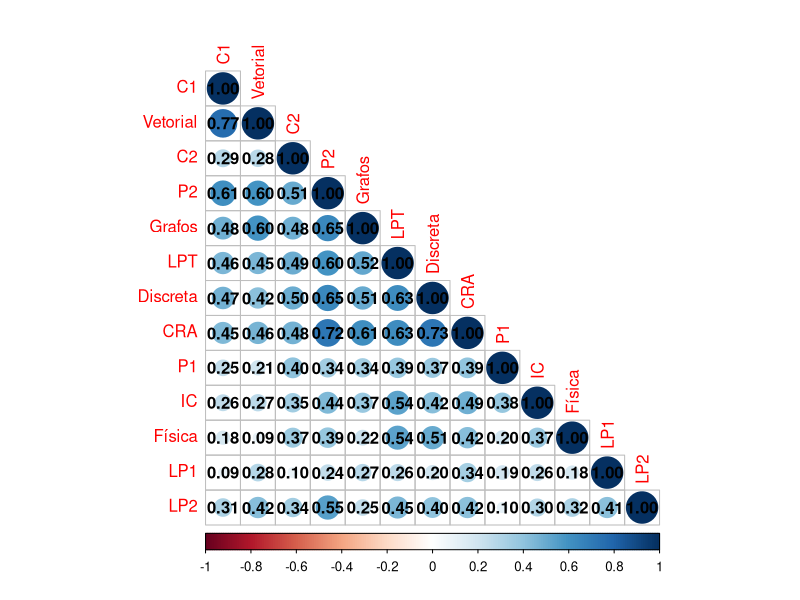
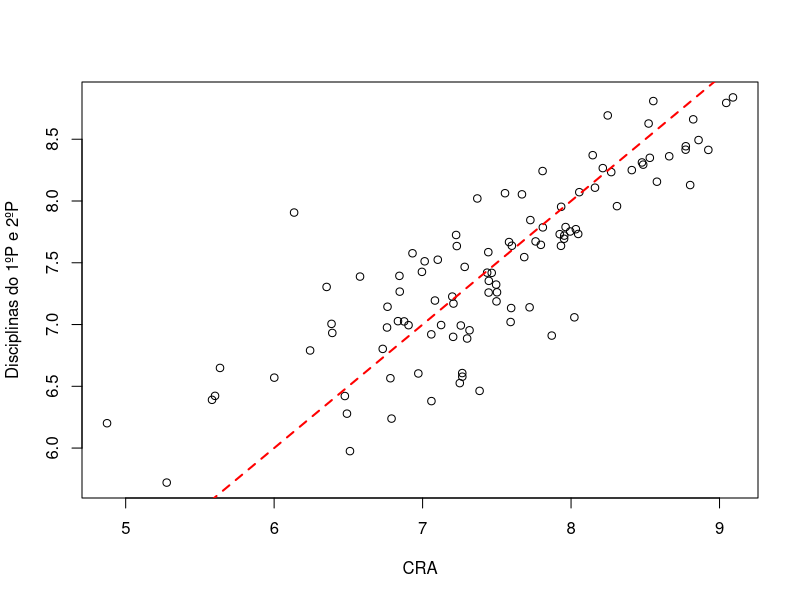
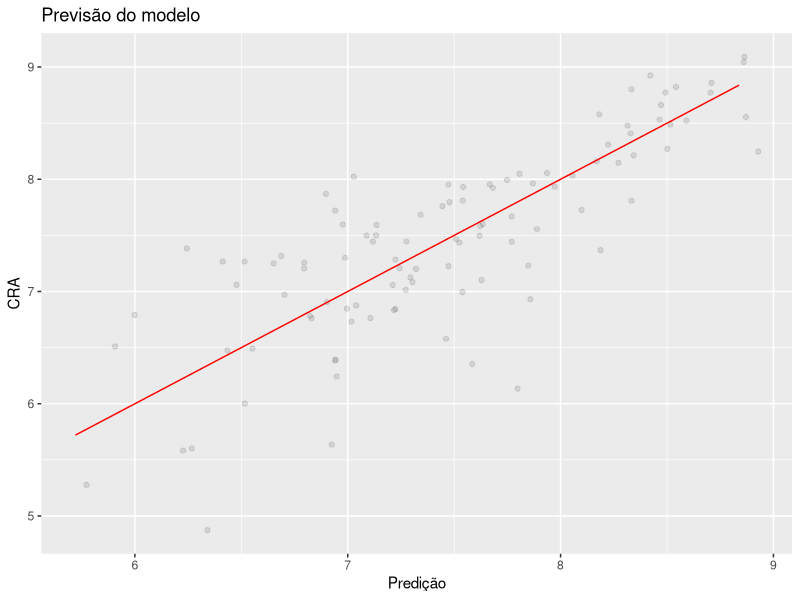
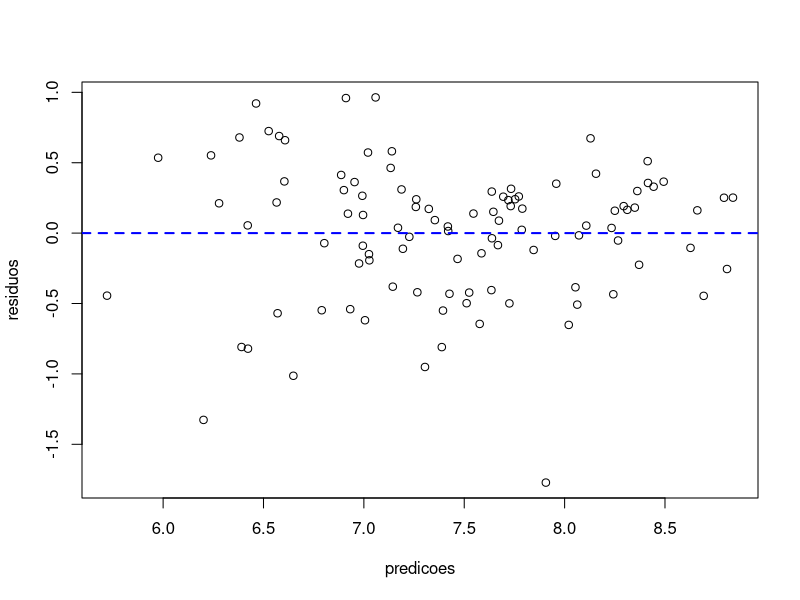
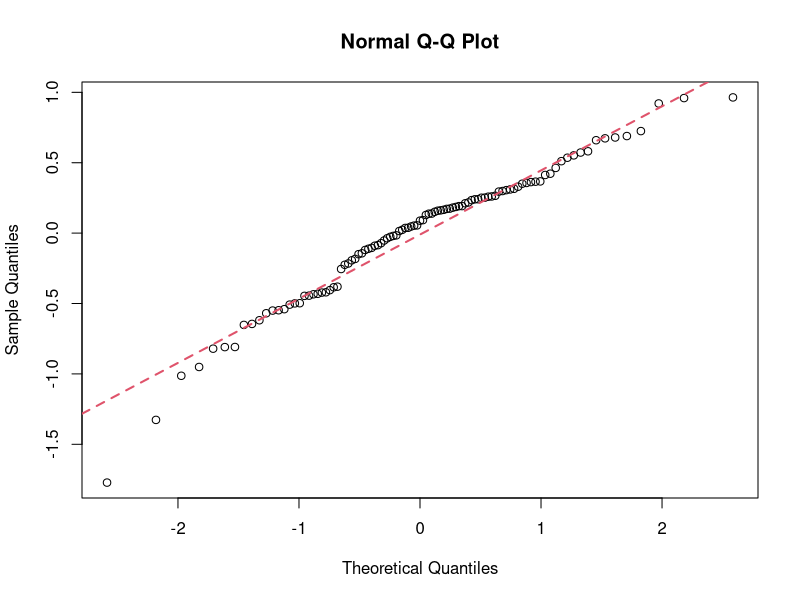
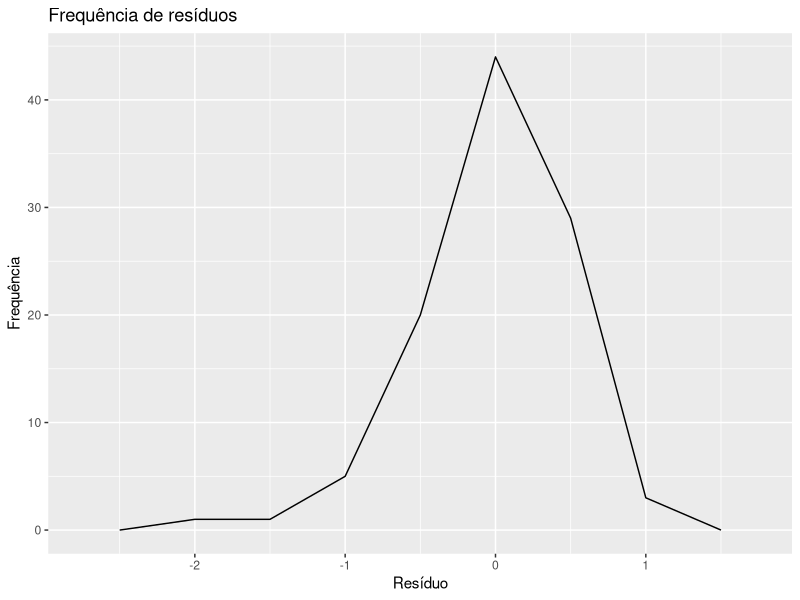
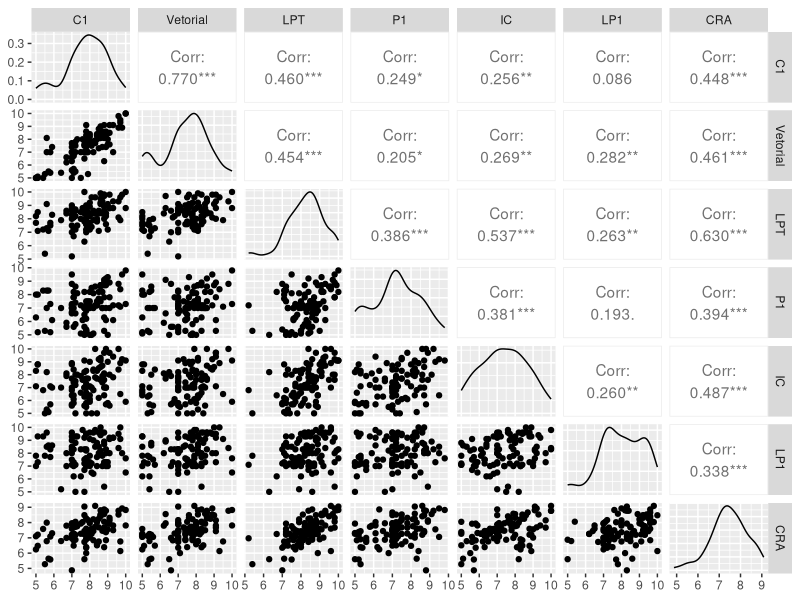
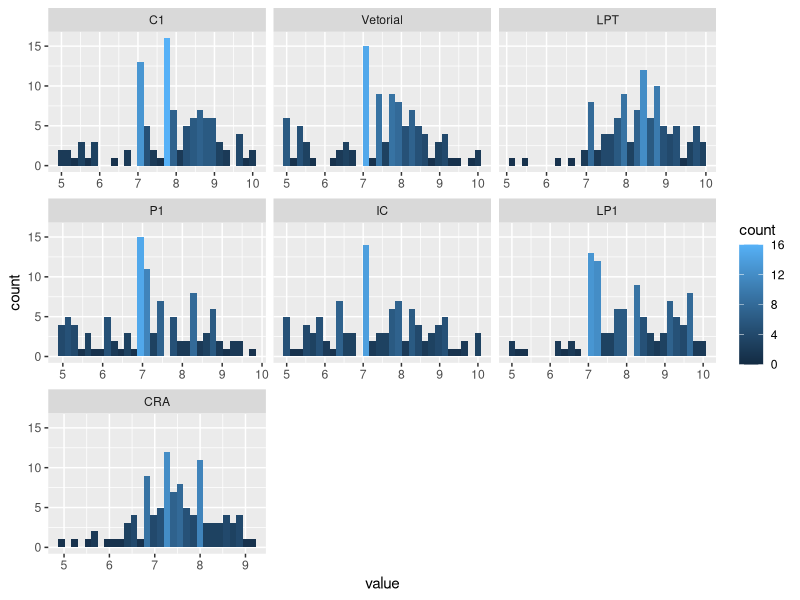

Here is the R script that generated these plots, in order:
## ---- chunk 1
library(dplyr)
library(reshape2)
library(GGally)
library(ggplot2)
library(corrplot)
## ---- chunk 2
dados <- read.csv("dados/graduados.csv")
## ---- chunk 3
#ordenando os dados pela matrícula
graduados <- dados %>%
  arrange(matricula)

#filtrando dados e removendo os NaNs
graduados.clean <- graduados %>%
  filter(!is.na(media))

#calculando CRA dos alunos e salvando numa coluna
graduados.cra <- graduados.clean %>%
  group_by(matricula) %>%
  mutate(cra.contrb = media*creditos) %>%
  summarise(cra = sum(cra.contrb)/sum(creditos))

#utilizando a função dcast para deixar o dataset na forma ideal para a análise
graduados.model.input <- graduados.clean %>%
  group_by(matricula, disciplina) %>%
  filter(media == max(media))%>%
  ungroup() %>%
  select(matricula, disciplina, media) %>%
  mutate(disciplina = as.factor(gsub(" ", ".", disciplina))) %>%
  dcast(matricula ~disciplina, mean) %>%
  merge(graduados.cra)
## ---- chunk 4
#selecionando cra e disciplinas do primeiro e segundo período
p1.p2 <- graduados.model.input %>%
  select(Laboratório.de.Programação.I, Programação.I, Introdução.à.Computação, Cálculo.Diferencial.e.Integral.I, Álgebra.Vetorial.e.Geometria.Analítica, Leitura.e.Produção.de.Textos, Cálculo.Diferencial.e.Integral.II, Matemática.Discreta, Programação.II, Teoria.dos.Grafos, Fundamentos.de.Física.Clássica, Laboratório.de.Programação.II, cra)

#renomeando colunas
colnames(p1.p2) <- c("C1", "Vetorial", "LPT", "P1", "IC", "LP1","C2", "Discreta", "P2", "Grafos", "Física", "LP2", "CRA")

#removendo NaNs
p1.p2 <- na.omit(p1.p2)

#calculando modelo linear
lm.p1p2 <-lm(CRA ~ ., p1.p2)

summary(lm.p1p2)
## ---- chunk 5
#calculando matriz de correlação
correlationMatrix <- cor(p1.p2)

#utlizamos a bibliota corrplot para montar o gráfico com as correlações
corrplot(correlationMatrix, method="circle", type="lower", order="hclust", addCoef.col = "black")
## ---- chunk 6
lm.p1p2.melhorado <-lm(CRA ~ . -LPT, p1.p2)
summary(lm.p1p2.melhorado)
## ---- chunk 7
lm.p1p2.melhorado2 <-lm(CRA ~ Discreta + P2 + Grafos + LP1, p1.p2)
summary(lm.p1p2.melhorado2)
## ---- chunk 8
predicoes = predict.lm(lm.p1p2.melhorado ,p1.p2)

#plot modelo
plot(p1.p2$CRA ,predicoes , xlab="CRA", ylab="Disciplinas do 1ºP e 2ºP")
abline(0,1,col="red",lty=2,lwd=2)

#plot do modelo
prediction <- predict(lm.p1p2.melhorado)

lm_prediction <- data.frame(pred = prediction, obs = p1.p2$CRA)

ggplot(lm_prediction, aes(pred, obs)) +  geom_point(alpha = 0.1, position = position_jitter(width = 0.3)) + 
  labs(title="Previsão do modelo", x= "Predição", y="CRA") +  
  geom_line(aes(y = predict(lm.p1p2.melhorado, p1.p2)), colour = "red")

## ---- chunk 9
residuos = p1.p2$CRA - predicoes

#plot residuos
plot(predicoes,residuos)
abline(h=0,col="blue",lty=2,lwd=2)
## ---- chunk 10
qqnorm(residuos)
qqline(residuos, col = 2,lwd=2,lty=2)
## ---- chunk 11
ggplot(lm.p1p2.melhorado, aes(.resid)) + labs(title="Frequência de resíduos", x= "Resíduo", y="Frequência") + 
  geom_freqpoly(binwidth = 0.5) 
## ---- chunk 12
#filtrando disciplinas
primeiro.periodo <- p1.p2 %>%
  select(C1, Vetorial, LPT, P1, IC, LP1, CRA)

#removendo NaNs
primeiro.periodo <- na.omit(primeiro.periodo)

#plotando relacionamento entra as disciplinas
ggpairs(primeiro.periodo)

#utilizamos a função melt para transformar os dados e podermos ter o plot dos histogramas de todas as disciplinas
df1 <- melt(primeiro.periodo)

#plotando histogramas
ggplot(df1,aes(x = value)) + 
    facet_wrap(~variable, scales = "free_x") + 
    geom_histogram(aes(fill=..count..))
## ---- chunk 13
#calculando matriz de correlação
correlationMatrix1 <- cor(primeiro.periodo)

#utlizamos a bibliota corrplot para montar o gráfico com as correlações
corrplot(correlationMatrix1, method="circle", type="lower", order="hclust", addCoef.col = "black")
## ---- chunk 14
lm.p1.completo <- lm(primeiro.periodo$CRA ~ ., primeiro.periodo)
summary(lm.p1.completo)
## ---- chunk 15
lm.p1 <- lm(primeiro.periodo$CRA ~ . -C1, primeiro.periodo)
summary(lm.p1)
## ---- chunk 16
#filtrando disciplinas
segundo.periodo <- p1.p2 %>%
  select(C2, Discreta, P2, Grafos, Física, LP2, CRA)

#plotando relacionamento entra as disciplinas
ggpairs(segundo.periodo)

#utilizamos a função melt para transformar os dados e podermos ter o plot dos histogramas de todas as disciplinas
df1 <- melt(segundo.periodo)

#plotando histogramas
ggplot(df1,aes(x = value)) + 
    facet_wrap(~variable, scales = "free_x") + 
    geom_histogram(aes(fill=..count..))
## ---- chunk 17
#calculando matriz de correlação
correlationMatrix2 <- cor(segundo.periodo)

#utlizamos a bibliota corrplot para montar o gráfico com as correlações
corrplot(correlationMatrix2, method="circle", type="lower", order="hclust", addCoef.col = "black")
## ---- chunk 18
lm.p2.completo <- lm(segundo.periodo$CRA ~ ., segundo.periodo)
summary(lm.p2.completo)
## ---- chunk 19
lm.p2 <- lm(segundo.periodo$CRA ~ Discreta + P2 + Grafos, segundo.periodo)
summary(lm.p2)
## ---- chunk 20
notas = data.frame(LPT = 7.9, P1 = 9.3, IC = 6.6, Vetorial = 5.6, Discreta = 7.6, P2 = 8.2, LP2 = 8.2, Grafos = 8.3, C1 = 7.0, LP1 = 9.3, C2 = 5.0, Física = 7.5)

predict(lm.p1p2.melhorado, notas)

